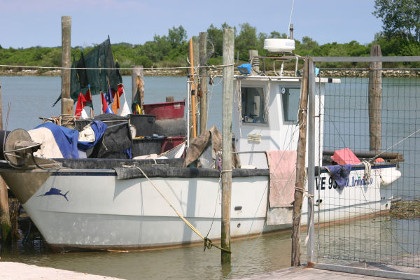
#> input picture imagechops/boat-small.jpg, 420 x 280 px
$ python imagechops-alpha-image.py
#> lines starting #> are read from the running program, lines starting #| are printed output that depends on the picture
# Author:  Martin McBride
# Created: 2021-06-11
# Copyright (C) 2021, Martin McBride
# License: MIT

# Composite an image with a transparent frame
# This doesn't use ImageChops, it works because the frame image is transparent inside the frame.
# Note that we have to use the fram image as a mask when we call paste. This uses the A channel of the
# image as a mask.

from PIL import Image, ImageFilter, ImageDraw, ImageFont, ImageChops

image = Image.open('boat-small.jpg')
#> image is the input picture: PIL image 420x280 RGB; mean R, G, B 143.2, 144.1, 140.7
frame_image = Image.open('frame.png')
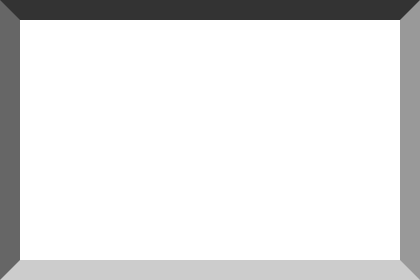
#> input picture imagechops/frame.png, 420 x 280 px
#> frame_image is the input picture: PIL image 420x280 RGBA; mean R, G, B, A 28.6, 28.6, 28.6, 57.2
framed_image = image.copy()
framed_image.paste(frame_image, mask=frame_image)
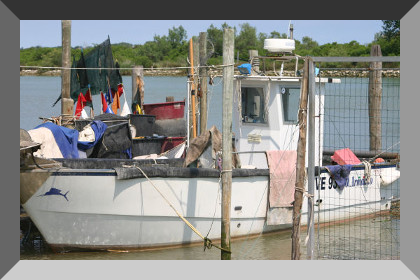
#> framed_image: PIL image 420x280 RGB; mean R, G, B 139.3, 139.4, 135.3

# Place the images in a grid, with captions
output_image = Image.new('RGB', (1280, 320), 'white')
#> output_image: PIL image 1280x320 RGB; every value is 255
draw = ImageDraw.Draw(output_image)
font = ImageFont.truetype("Arial.ttf", 20)

x, y = 0, 0
draw.text((x+10, y+285), "Image", font=font, fill=0)
output_image.paste(image, (x, y))
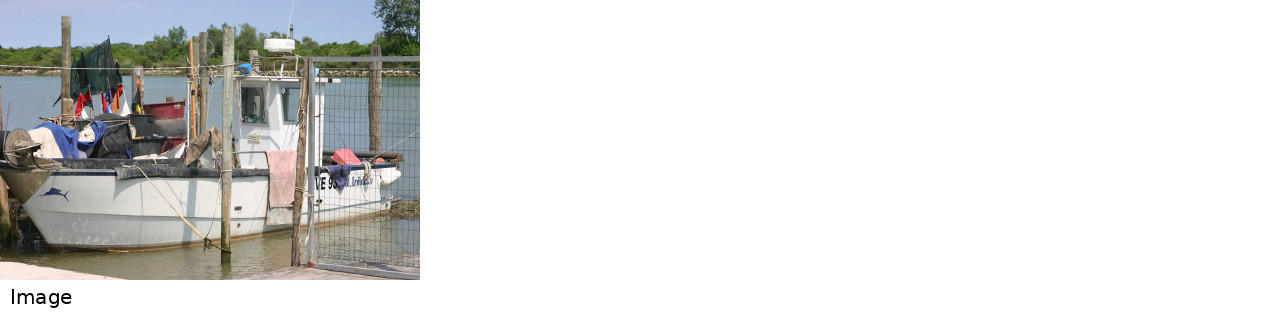
#> output_image: PIL image 1280x320 RGB; mean R, G, B 222.7, 223, 222

x, y = 430, 0
draw.text((x+10, y+285), "Frame", font=font, fill=0)
output_image.paste(frame_image, (x, y))
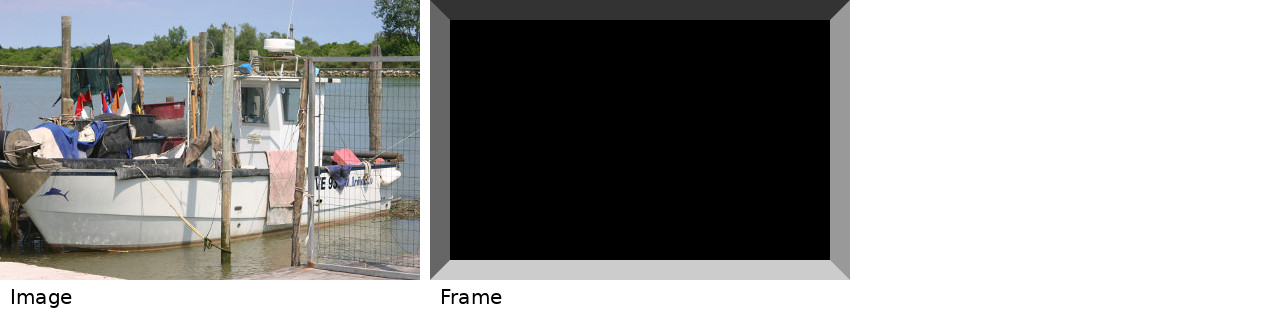
#> output_image: PIL image 1280x320 RGB; mean R, G, B 157.5, 157.8, 156.8

x, y = 860, 0
draw.text((x+10, y+285), "Composite", font=font, fill=0)
output_image.paste(framed_image, (x, y))
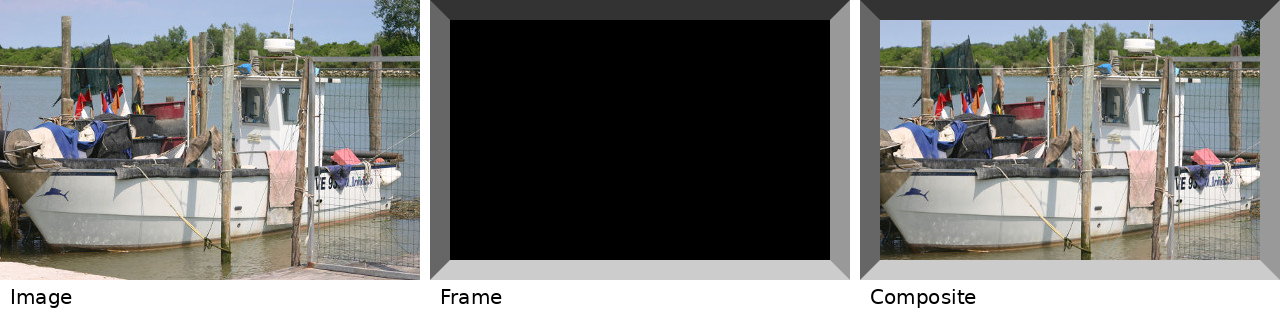
#> output_image: PIL image 1280x320 RGB; mean R, G, B 124, 124.3, 122.1

output_image.save('imagechops-alpha-image.jpg')
